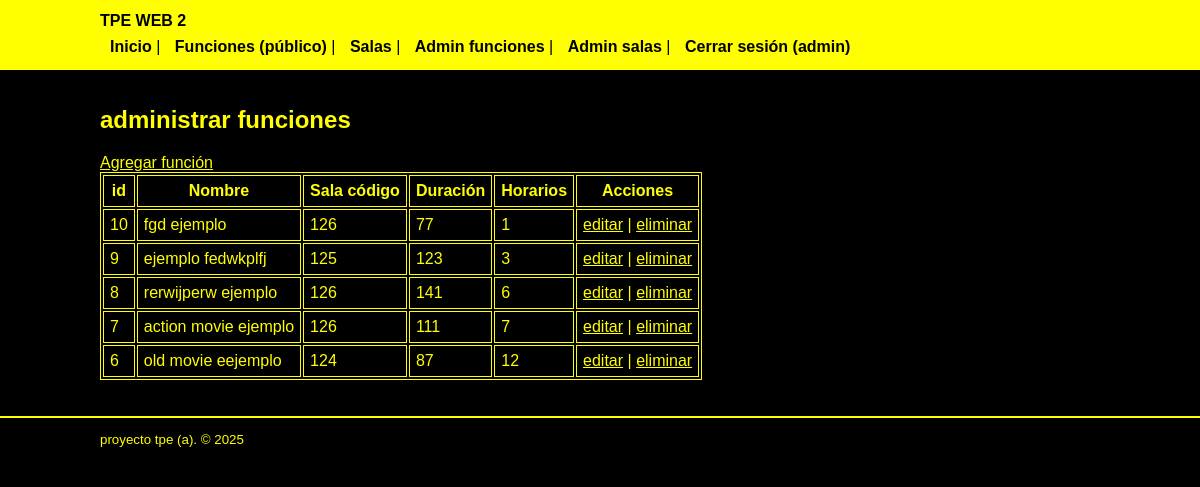
The app's page /tpe_web_2/tpe2/admin_funciones (signed in) with its own data.
### tables this page shows
CREATE TABLE `funciones` (
  `id` int(11) NOT NULL,
  `id_sala` int(11) NOT NULL,
  `nombre` varchar(255) NOT NULL,
  `duracion` int(11) NOT NULL,
  `horarios` int(11) NOT NULL
);

CREATE TABLE `salas` (
  `id` int(11) NOT NULL,
  `codigo_sala` int(11) NOT NULL,
  `cantidad_max_personas` int(11) NOT NULL,
  `precio` int(11) NOT NULL
);

### tpe_web_2/tpe2/app/views/funcion_view.php (called while the page is built, shortened)
<?php
class FuncionView {
    public function showAdminFunciones($funciones, $user) {
        require_once './app/views/layout/header.phtml';
        require_once './app/views/admin_funcion_list.phtml';
        require_once './app/views/layout/footer.phtml';
    }
}

### tpe_web_2/tpe2/app/controllers/funcion_controller.php (called while the page is built, shortened)
<?php
require_once './app/models/funcion_model.php';
require_once './app/views/funcion_view.php';
class FuncionController {
    private $model;
    private $view;
    public function __construct() {
        $this->model = new FuncionModel();
        $this->view = new FuncionView();
    }
    public function adminFunciones($request) {
        $funciones = $this->model->getAll();
        $this->view->showAdminFunciones($funciones, $request->user);
    }
}

### tpe_web_2/tpe2/app/models/funcion_model.php (called while the page is built, shortened)
<?php
class FuncionModel {
    private $db;
    public function __construct() {
        $this->db = new PDO(
            "mysql:host=".MYSQL_HOST.";dbname=".MYSQL_DB.";charset=utf8mb4",
            MYSQL_USER,
            MYSQL_PASS,
            [
                PDO::ATTR_ERRMODE => PDO::ERRMODE_EXCEPTION,
                PDO::ATTR_DEFAULT_FETCH_MODE => PDO::FETCH_OBJ,
            ]
        );
    }
    public function getAll() {
        $stmt = $this->db->query("SELECT f.*, s.codigo_sala, s.cantidad_max_personas, s.precio
                                  FROM funciones f
                                  LEFT JOIN salas s ON f.id_sala = s.id
                                  ORDER BY f.id DESC");
        return $stmt->fetchAll();
    }
}

### tpe_web_2/tpe2/app/views/admin_funcion_list.phtml (the view)
<h2>administrar funciones</h2>
<a href="<?php echo BASE_URL; ?>admin_funcion_add">Agregar función</a>
<?php if (empty($funciones)): ?>
    <p>No hay funciones disponibles.</p>
<?php else: ?>
    <table border="1" cellpadding="6">
        <thead>
            <tr>
                <th>id</th>
                <th>Nombre</th>
                <th>Sala código</th>
                <th>Duración</th>
                <th>Horarios</th>
                <th>Acciones</th>
            </tr>
        </thead>
        <tbody>
        <?php foreach ($funciones as $f): ?>
            <tr>
                <td><?php echo $f->id; ?></td>
                <td><?php echo htmlspecialchars($f->nombre); ?></td>
                <td><?php echo htmlspecialchars($f->codigo_sala ?? ''); ?></td>
                <td><?php echo htmlspecialchars($f->duracion); ?></td>
                <td><?php echo htmlspecialchars($f->horarios); ?></td>
                <td>
                    <a href="<?php echo BASE_URL; ?>admin_funcion_edit/<?php echo $f->id; ?>">editar</a> |
                    <a href="<?php echo BASE_URL; ?>admin_funcion_delete/<?php echo $f->id; ?>" onclick="return confirm('eliminar función?')">eliminar</a>
                </td>
            </tr>
        <?php endforeach; ?>
        </tbody>
    </table>
<?php endif; ?>

### tpe_web_2/tpe2/app/views/layout/header.phtml (style rules this page uses)
body { font-family: Arial, Helvetica, sans-serif; margin: 0; padding: 0; background-color: #000000; color: #ffff00; }
table { border: 1px solid #ffff00; color: #ffff00; }
th, td { border: 1px solid #ffff00; padding: 6px; }
a { color: #ffff00; }

### records on screen
funciones: id "10", nombre "fgd ejemplo", id_sala.codigo_sala "126", duracion "77", horarios "1"
funciones: id "9", nombre "ejemplo fedwkplfj", id_sala.codigo_sala "125", duracion "123", horarios "3"
funciones: id "8", nombre "rerwijperw ejemplo", id_sala.codigo_sala "126", duracion "141", horarios "6"
funciones: id "7", nombre "action movie ejemplo", id_sala.codigo_sala "126", duracion "111", horarios "7"
funciones: id "6", nombre "old movie eejemplo", id_sala.codigo_sala "124", duracion "87", horarios "12"

### other values on screen
$user->username "admin"
